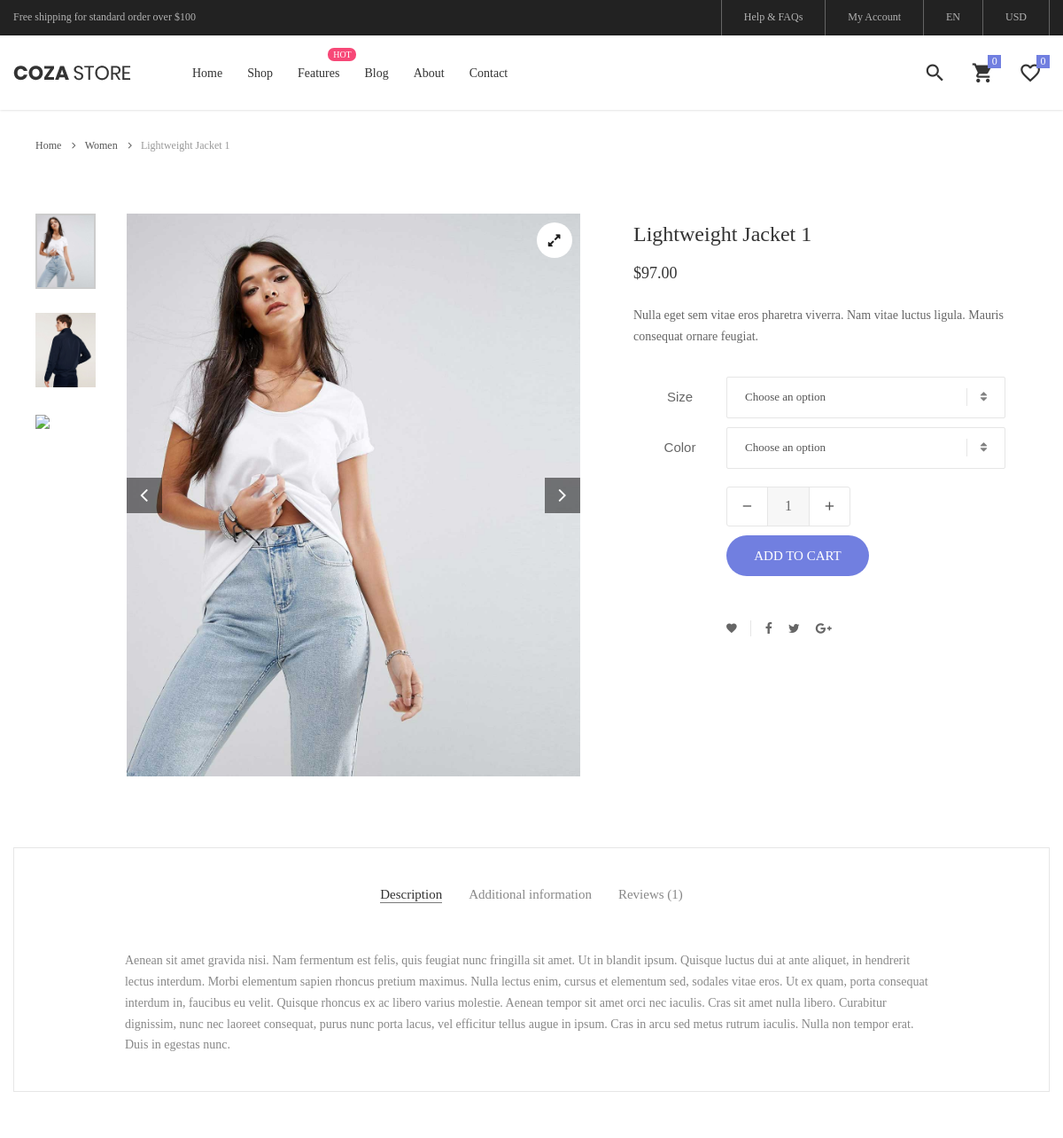
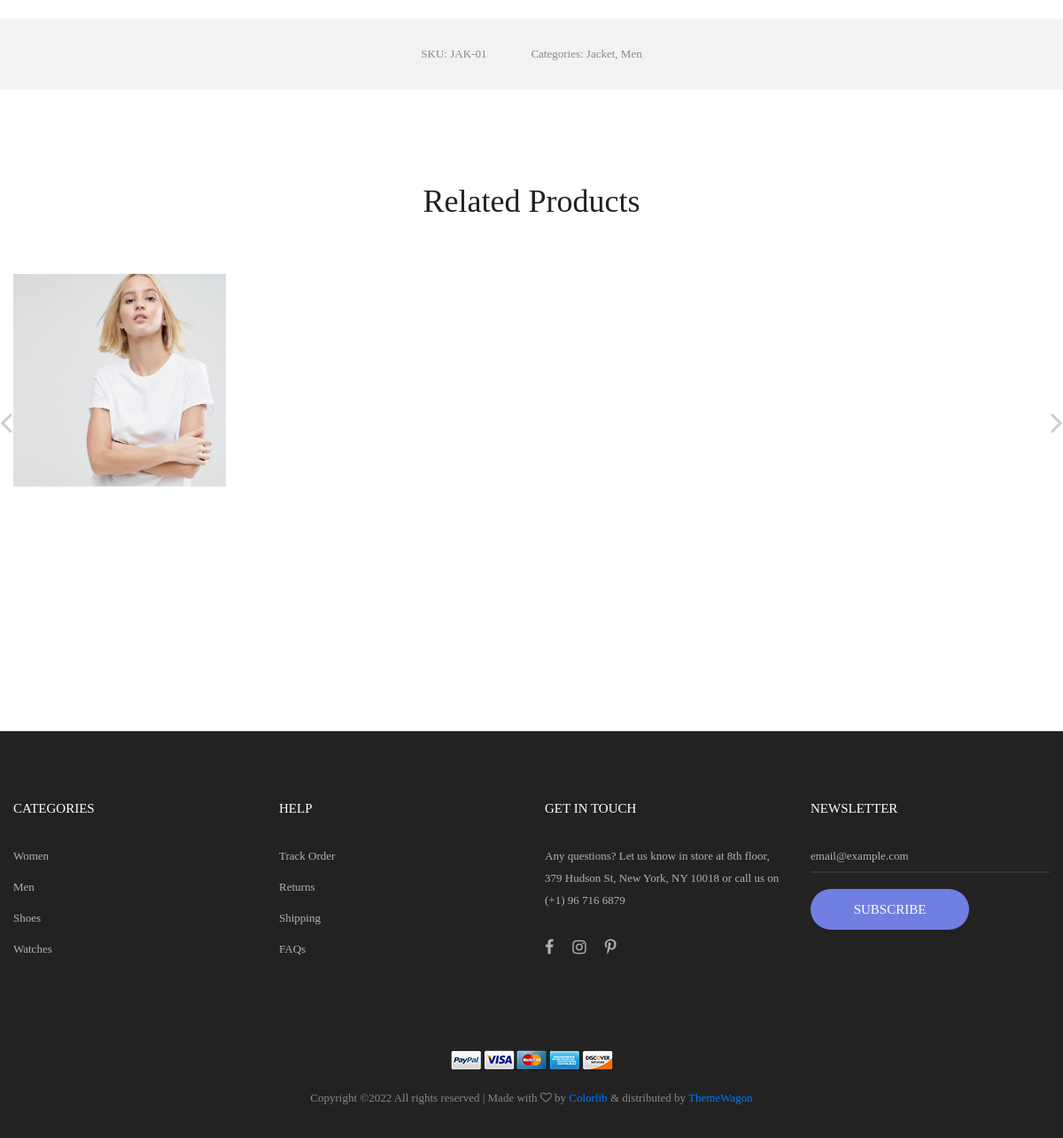
Screenshot of /detail/lightweight-jacket-1 with the database file from the repository (2 pictures, top to bottom).
### ShopApp/models.py (models this page shows, shortened)
class Product(models.Model):
    category = models.ForeignKey(Category, related_name='products', on_delete=models.CASCADE)
    name = models.CharField(max_length=200, db_index=True)
    slug = models.SlugField(max_length=200, db_index=True)
    image = models.ImageField(upload_to='products/%Y/%m/%d', blank=True)
    description = models.TextField(blank=True)
    price = models.DecimalField(max_digits=10, decimal_places=2)
    stock = models.PositiveIntegerField()
    available = models.BooleanField(default=True)
    created = models.DateTimeField(auto_now_add=True)
    updated = models.DateTimeField(auto_now=True)
    class Meta:
        ordering = ('name',)
        verbose_name = 'Товар'
        verbose_name_plural = 'Товары'
        index_together = (('id', 'slug'),)

class Category(models.Model):
    name = models.CharField(max_length=200, db_index=True, unique=True)
    slug = models.SlugField(max_length=200, db_index=True, unique=True)
    class Meta:
        ordering = ('name',)
        verbose_name = 'Категория'
        verbose_name_plural = 'Категории'

### ShopApp/views.py (the view)
# urls.py: path('detail/<slug>', views.DetailProduct.as_view(), name='detail_product'),
class DetailProduct(DetailView):
    model = Product
    template_name = 'ShopApp/product-detail.html'

### templates/ShopApp/product-detail.html (shortened to what this page needs)
{% extends 'ShopApp/include/base.html' %}
{% load static %}
{% block content %}
	<div class="container">
		<div class="bread-crumb flex-w p-l-25 p-r-15 p-t-30 p-lr-0-lg">
			<a href="{% url 'index' %}" class="stext-109 cl8 hov-cl1 trans-04">
				Home
				<i class="fa fa-angle-right m-l-9 m-r-10" aria-hidden="true"></i>
			</a>
			<a href="product.html" class="stext-109 cl8 hov-cl1 trans-04" style="text-transform: capitalize">
				{{ object.category.name }}
				<i class="fa fa-angle-right m-l-9 m-r-10" aria-hidden="true"></i>
			</a>
			<span class="stext-109 cl4">
				{{ object.name }}
			</span>
		</div>
	</div>
	<section class="sec-product-detail bg0 p-t-65 p-b-60">
		<div class="container">
			<div class="row">
				<div class="col-md-6 col-lg-7 p-b-30">
					<div class="p-l-25 p-r-30 p-lr-0-lg">
						<div class="wrap-slick3 flex-sb flex-w">
							<div class="wrap-slick3-dots"></div>
							<div class="slick3 gallery-lb">
								<div class="item-slick3" data-thumb="{{ object.image.url }}">
									<div class="wrap-pic-w pos-relative">
										<img src="{{ object.image.url }}" alt="IMG-PRODUCT">
										<a class="flex-c-m size-108 how-pos1 bor0 fs-16 cl10 bg0 hov-btn3 trans-04" href="{% static 'images/product-detail-01.jpg' %}">
											<i class="fa fa-expand"></i>
										</a>
									</div>
								</div>
							</div>
						</div>
					</div>
				</div>
				<div class="col-md-6 col-lg-5 p-b-30">
					<div class="p-r-50 p-t-5 p-lr-0-lg">
						<h4 class="mtext-105 cl2 js-name-detail p-b-14">
							{{ object.name }}
						</h4>
						<span class="mtext-106 cl2">
							${{ object.price }}
						</span>
						<p class="stext-102 cl3 p-t-23">
							Nulla eget sem vitae eros pharetra viverra. Nam vitae luctus ligula. Mauris consequat ornare feugiat.
						</p>
						<div class="p-t-33">
							<div class="flex-w flex-r-m p-b-10">
								<div class="size-203 flex-c-m respon6">
									Size
								</div>
								<div class="size-204 respon6-next">
									<div class="rs1-select2 bor8 bg0">
									</div>
								</div>
							</div>
							<div class="flex-w flex-r-m p-b-10">
								<div class="size-203 flex-c-m respon6">
									Color
								</div>
								<div class="size-204 respon6-next">
									<div class="rs1-select2 bor8 bg0">
									</div>
								</div>
							</div>
							<div class="flex-w flex-r-m p-b-10">
								<div class="size-204 flex-w flex-m respon6-next">
									<div class="wrap-num-product flex-w m-r-20 m-tb-10">
										<div class="btn-num-product-down cl8 hov-btn3 trans-04 flex-c-m">
											<i class="fs-16 zmdi zmdi-minus"></i>
										</div>
										<input class="mtext-104 cl3 txt-center num-product" type="number" name="num-product" value="1">
										<div class="btn-num-product-up cl8 hov-btn3 trans-04 flex-c-m">
											<i class="fs-16 zmdi zmdi-plus"></i>
										</div>
									</div>
									<button class="flex-c-m stext-101 cl0 size-101 bg1 bor1 hov-btn1 p-lr-15 trans-04 js-addcart-detail">
										Add to cart
									</button>
								</div>
							</div>
						</div>
						<div class="flex-w flex-m p-l-100 p-t-40 respon7">
							<div class="flex-m bor9 p-r-10 m-r-11">
								<a href="#" class="fs-14 cl3 hov-cl1 trans-04 lh-10 p-lr-5 p-tb-2 js-addwish-detail tooltip100" data-tooltip="Add to Wishlist">
									<i class="zmdi zmdi-favorite"></i>
								</a>
							</div>
							<a href="#" class="fs-14 cl3 hov-cl1 trans-04 lh-10 p-lr-5 p-tb-2 m-r-8 tooltip100" data-tooltip="Facebook">
								<i class="fa fa-facebook"></i>
							</a>
							<a href="#" class="fs-14 cl3 hov-cl1 trans-04 lh-10 p-lr-5 p-tb-2 m-r-8 tooltip100" data-tooltip="Twitter">
								<i class="fa fa-twitter"></i>
							</a>
							<a href="#" class="fs-14 cl3 hov-cl1 trans-04 lh-10 p-lr-5 p-tb-2 m-r-8 tooltip100" data-tooltip="Google Plus">
								<i class="fa fa-google-plus"></i>
							</a>
						</div>
					</div>
				</div>
			</div>
			<div class="bor10 m-t-50 p-t-43 p-b-40">
				<div class="tab01">
					<ul class="nav nav-tabs" role="tablist">
						<li class="nav-item p-b-10">
							<a class="nav-link active" data-toggle="tab" href="#description" role="tab">Description</a>
						</li>
						<li class="nav-item p-b-10">
							<a class="nav-link" data-toggle="tab" href="#information" role="tab">Additional information</a>
						</li>
						<li class="nav-item p-b-10">
							<a class="nav-link" data-toggle="tab" href="#reviews" role="tab">Reviews (1)</a>
						</li>
					</ul>
					<div class="tab-content p-t-43">
						<div class="tab-pane fade show active" id="description" role="tabpanel">
							<div class="how-pos2 p-lr-15-md">
								<p class="stext-102 cl6">
									{{ object.description }}
                                </p>
							</div>
						</div>
					</div>
				</div>
			</div>
		</div>
		<div class="bg6 flex-c-m flex-w size-302 m-t-73 p-tb-15">
			<span class="stext-107 cl6 p-lr-25">
				SKU: JAK-01
			</span>
			<span class="stext-107 cl6 p-lr-25">
				Categories: Jacket, Men
			</span>
		</div>
	</section>
	<section class="sec-relate-product bg0 p-t-45 p-b-105">
		<div class="container">
			<div class="p-b-45">
				<h3 class="ltext-106 cl5 txt-center">
					Related Products
				</h3>
			</div>
			<div class="wrap-slick2">
				<div class="slick2">
					<div class="item-slick2 p-l-15 p-r-15 p-t-15 p-b-15">
						<div class="block2">
							<div class="block2-pic hov-img0">
								<img src="{% static 'images/product-01.jpg' %}" alt="IMG-PRODUCT">
							</div>
							<div class="block2-txt flex-w flex-t p-t-14">
								<div class="block2-txt-child1 flex-col-l ">
									<a href="product-detail.html" class="stext-104 cl4 hov-cl1 trans-04 js-name-b2 p-b-6">
									</a>
									<span class="stext-105 cl3">
									</span>
								</div>
								<div class="block2-txt-child2 flex-r p-t-3">
									<a href="#" class="btn-addwish-b2 dis-block pos-relative js-addwish-b2">
										<img class="icon-heart1 dis-block trans-04" src="{% static 'images/icons/icon-heart-01.png' %}" alt="ICON">
									</a>
								</div>
							</div>
						</div>
					</div>
					<div class="item-slick2 p-l-15 p-r-15 p-t-15 p-b-15">
						<div class="block2">
							<div class="block2-pic hov-img0">
								<img src="{% static 'images/product-02.jpg' %}" alt="IMG-PRODUCT">
							</div>
							<div class="block2-txt flex-w flex-t p-t-14">
								<div class="block2-txt-child1 flex-col-l ">
									<a href="product-detail.html" class="stext-104 cl4 hov-cl1 trans-04 js-name-b2 p-b-6">
									</a>
									<span class="stext-105 cl3">
									</span>
								</div>
								<div class="block2-txt-child2 flex-r p-t-3">
									<a href="#" class="btn-addwish-b2 dis-block pos-relative js-addwish-b2">
										<img class="icon-heart1 dis-block trans-04" src="{% static 'images/icons/icon-heart-01.png' %}" alt="ICON">
									</a>
								</div>
							</div>
						</div>
					</div>
					<div class="item-slick2 p-l-15 p-r-15 p-t-15 p-b-15">
						<div class="block2">
							<div class="block2-pic hov-img0">
								<img src="{% static 'images/product-03.jpg' %}" alt="IMG-PRODUCT">
							</div>
							<div class="block2-txt flex-w flex-t p-t-14">
								<div class="block2-txt-child1 flex-col-l ">
									<a href="product-detail.html" class="stext-104 cl4 hov-cl1 trans-04 js-name-b2 p-b-6">
									</a>
									<span class="stext-105 cl3">
									</span>
								</div>
								<div class="block2-txt-child2 flex-r p-t-3">
									<a href="#" class="btn-addwish-b2 dis-block pos-relative js-addwish-b2">
										<img class="icon-heart1 dis-block trans-04" src="{% static 'images/icons/icon-heart-01.png' %}" alt="ICON">
									</a>
								</div>
							</div>
						</div>
					</div>
					<div class="item-slick2 p-l-15 p-r-15 p-t-15 p-b-15">
						<div class="block2">
							<div class="block2-pic hov-img0">
								<img src="{% static 'images/product-04.jpg' %}" alt="IMG-PRODUCT">
							</div>
							<div class="block2-txt flex-w flex-t p-t-14">
								<div class="block2-txt-child1 flex-col-l ">
									<a href="product-detail.html" class="stext-104 cl4 hov-cl1 trans-04 js-name-b2 p-b-6">
									</a>
									<span class="stext-105 cl3">
									</span>
								</div>
								<div class="block2-txt-child2 flex-r p-t-3">
									<a href="#" class="btn-addwish-b2 dis-block pos-relative js-addwish-b2">
										<img class="icon-heart1 dis-block trans-04" src="{% static 'images/icons/icon-heart-01.png' %}" alt="ICON">
									</a>
								</div>
							</div>
						</div>
					</div>
				</div>
			</div>
		</div>
	</section>
{% endblock %}

### ShopApp/static/css/main.css (style rules this page uses)
.container { max-width: 1380px; }
@media (max-width: 1600px) { .container { max-width: 1200px; } }
.slick-slide { outline: none !important; }
.wrap-slick2 { position: relative; margin-right: -15px; margin-left: -15px; }
.wrap-slick3 { position: relative; }
.wrap-slick3-dots { width: 11.111111%; }
.slick3 { width: 83.333333%; }
.tab01 .nav-tabs { display: -webkit-box; display: -webkit-flex; display: -moz-box; display: -ms-flexbox; display: flex; flex-wrap: wrap; justify-content: center; align-items: center; border: none; }
.tab01 .nav-tabs .nav-item { margin: 0px 15px; }
.tab01 .nav-link { font-family: Poppins-Regular; font-size: 15px; color: #888; line-height: 1.2; padding: 0; border-radius: 0px; border: none; border-bottom: 1px solid transparent; -webkit-transition: all 0.4s; -o-transition: all 0.4s; -moz-transition: all 0.4s; transition: all 0.4s; }
.tab01 .nav-link.active { color: #333; border-color: #797979; }
.wrap-num-product { width: 140px; height: 45px; border: 1px solid #e6e6e6; border-radius: 3px; overflow: hidden; }
.btn-num-product-up, .btn-num-product-down { width: 45px; height: 100%; cursor: pointer; }
.num-product { width: calc(100% - 90px); height: 100%; border-left: 1px solid #e6e6e6; border-right: 1px solid #e6e6e6; background-color: #f7f7f7; }
input.num-product { -moz-appearance: textfield; appearance: none; -webkit-appearance: none; }
.tooltip100 { position: relative; }
.tooltip100::after { content: attr(data-tooltip); font-family: Poppins-Regular; font-size: 12px; color: #888; line-height: 18px; white-space: nowrap; display: block; position: absolute; background: #fff; border: 1px solid #ccc; height: 20px; padding: 0px 8px; top: -35px; left: 50%; -webkit-transform: translateX(-50%); -moz-transform: translateX(-50%); -ms-transform: translateX(-50%); -o-transform: translateX(-50%); transform: translateX(-50%); box-shadow: 0 3px 6px 0px rgba(0,0,0,0.18); -moz-box-shadow: 0 3px 6px 0px rgba(0,0,0,0.18); -webkit-box-shadow: 0 3px 6px 0px rgba(0,0,0,0.18); -o-box-shadow: 0 3px 6px 0px rgba(0,0,0,0.18); -ms-box-shadow: 0 3px 6px 0px rgba(0,0,0,0.18); -webkit-transition: all 0.2s; -o-transition: all 0.2s; -moz-transition: all 0.2s; transition: all 0.2s; visibility: hidden; opacity: 0; }
.block2-pic { position: relative; }
.block2-txt-child1 { width: calc(100% - 30px); }
.block2-txt-child2 { width: 30px; }
.cl0 { color: #fff; }
.cl2 { color: #333; }
.cl3 { color: #666; }
.cl4 { color: #999; }
.cl5 { color: #222; }
.cl6 { color: #888; }
.cl8 { color: #555; }
.cl10 { color: #1d1d1d; }
.stext-101 { font-family: Poppins-Medium; font-size: 15px; line-height: 1.466667; text-transform: uppercase; }
.stext-102 { font-family: Poppins-Regular; font-size: 14px; line-height: 1.7; }
.stext-104 { font-family: Poppins-Regular; font-size: 14px; line-height: 1.466667; }
.stext-105 { font-family: Poppins-Regular; font-size: 14px; line-height: 1.466667; letter-spacing: 1px; }
.stext-107 { font-family: Poppins-Regular; font-size: 13px; line-height: 1.923; }
.stext-109 { font-family: Poppins-Regular; font-size: 12px; line-height: 1.833333; }
.mtext-104 { font-family: Poppins-Medium; font-size: 16px; line-height: 1.6; }
.mtext-105 { font-family: Poppins-Regular; font-size: 24px; line-height: 1.5; }
.mtext-106 { font-family: Poppins-SemiBold; font-size: 18px; line-height: 1.388888; }
.ltext-106 { font-family: Poppins-Bold; font-size: 36px; line-height: 1.2; }
.size-101 { min-width: 161px; height: 46px; }
.size-108 { width: 40px; height: 40px; }
.size-203 { width: 105px; }
.size-204 { width: calc(100% - 105px); }
.size-302 { min-height: 80px; }
.bg0 { background-color: #fff; }
.bg1 { background-color: #717fe0; }
.bg6 { background-color: #f2f2f2; }
.bor0 { border-radius: 50%; }
.bor1 { border-radius: 23px; }
.bor8 { border: 1px solid #e6e6e6; border-radius: 2px; }
.bor9 { border-right: 1px solid #e6e6e6; }
.bor10 { border: 1px solid #e6e6e6; }
.how-pos1 { position: absolute; top: 10px; right: 10px; }
.how-pos2 { padding-left: 10.7%; padding-right: 11%; }
.hov-img0 { display: block; overflow: hidden; }
.hov-img0 img { width: 100%; -webkit-transition: transform 0.9s ease; -o-transition: transform 0.9s ease; -moz-transition: transform 0.9s ease; transition: transform 0.9s ease; }

### rows the page displays
Product: category.name "Women", name "Lightweight Jacket 1", image (picture), price "97.00", description "Aenean sit amet gravida nisi. Nam fermentum est felis, quis feugiat nunc fringilla sit amet. Ut in blandit ipsum. Quisque luctus dui at ante aliquet, in hendrerit lectus interdum. Morbi elementum sapien rhoncus pretium maximus. Nulla lectus enim, cursus et elementum sed, sodales vitae eros. Ut ex quam, porta consequat interdum in, faucibus eu velit. Quisque rhoncus ex ac libero varius molestie. Aenean tempor sit amet orci nec iaculis. Cras sit amet nulla libero. Curabitur dignissim, nunc nec laoreet consequat, purus nunc porta lacus, vel efficitur tellus augue in ipsum. Cras in arcu sed metus rutrum iaculis. Nulla non tempor erat. Duis in egestas nunc."
